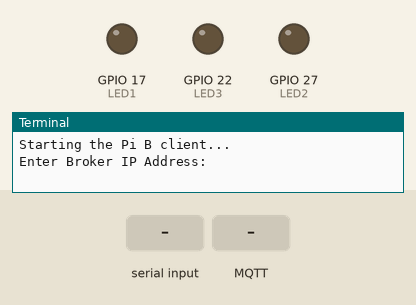
The program below on a simulated Raspberry Pi (BCM pin numbers). Parts: output pins drawn as LEDs (lit = HIGH), the last lines printed to the terminal. The test bench sets the inputs (shaded band). No MQTT or app messages arrive unless stated.

Above: at 1.2 s.
1.3 s: "LightStatus" typed at the terminal, then Enter
2.9 s: MQTT message "TurnOn" arrives on the first subscribed topic
At 4.0 s:
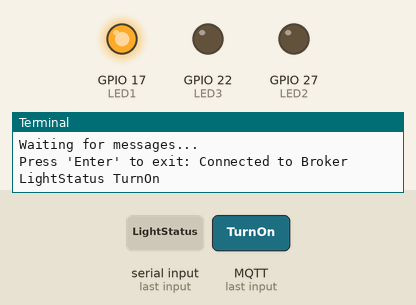
4.4 s: MQTT message "LightStatus" arrives on the first subscribed topic
5.9 s: MQTT message "TurnOff" arrives on the first subscribed topic
Timing chart, 0 to 8.4 s (numbered marks = the images above; inputs shaded):
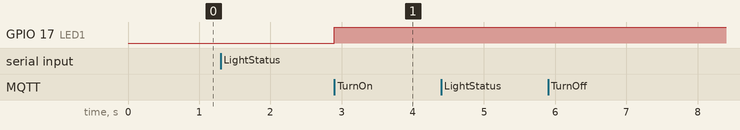

Measured:
- after the input at 2.9 s, GPIO 17 (LED1): LOW → HIGH at once

The program:

Pi_B_Client.py
```python
# Author: Rachana Kondabala <rkondab@ncsu.edu>

import RPi.GPIO as GPIO
import paho.mqtt.client as mqtt
import time

LED1 = 17  # green - LightStatus
LED2 = 27  # red - Status/RaspberryPiA
LED3 = 22  # yellow - Status/RaspberryPiC
GPIO.setwarnings(False)
GPIO.setmode(GPIO.BCM)
GPIO.setup(LED1, GPIO.OUT)
GPIO.setup(LED2, GPIO.OUT)
GPIO.setup(LED3, GPIO.OUT)
signal = None


def on_message(client, userdata, message):
    # This function is called everytime the subscribed topic receives a message
    global signal
    print(message.topic, message.payload.decode())
    if message.topic == "LightStatus" and signal is None:
        signal = str(message.payload.decode())
        if signal == "TurnOn":
            GPIO.output(LED1, GPIO.HIGH)
        elif signal == "TurnOff":
            GPIO.output(LED1, GPIO.LOW)
        else:
            GPIO.output(LED1, GPIO.LOW)

    elif message.topic == "Status/RaspberryPiA":
        signal = message.payload.decode().lower()
        if signal == "online":
            GPIO.output(LED2, GPIO.HIGH)
        elif signal == "offline":
            GPIO.output(LED2, GPIO.LOW)
    elif message.topic == "Status/RaspberryPiC":
        signal = message.payload.decode().lower()
        if signal == "online":
            GPIO.output(LED3, GPIO.HIGH)
        elif signal == "offline":
            GPIO.output(LED3, GPIO.LOW)
            GPIO.output(LED1, GPIO.LOW)


def on_connect(client, userdata, flags, rc):
    # This function is called everytime the client connects to the broker
    print("Connected to Broker")


if __name__ == "__main__":
    print("Starting the Pi B client...")
    broker_ip = input("Enter Broker IP Address: ")
    # Create a client instance
    client = mqtt.Client("RaspberryPiB")
    client.on_message = on_message
    client.on_connect = on_connect
    # Connect to the MQTT broker
    client.connect(broker_ip, keepalive=1)
    # Subscribe to the three topics
    client.subscribe("LightStatus", qos=2)
    client.subscribe("Status/RaspberryPiA", qos=2)
    client.subscribe("Status/RaspberryPiC", qos=2)

    print("Subscribed to topics")
    print("Waiting for messages...")
    time.sleep(0.25)
    client.loop_start()
    input("Press 'Enter' to exit: ")
    client.loop_stop()
    client.disconnect()
```
